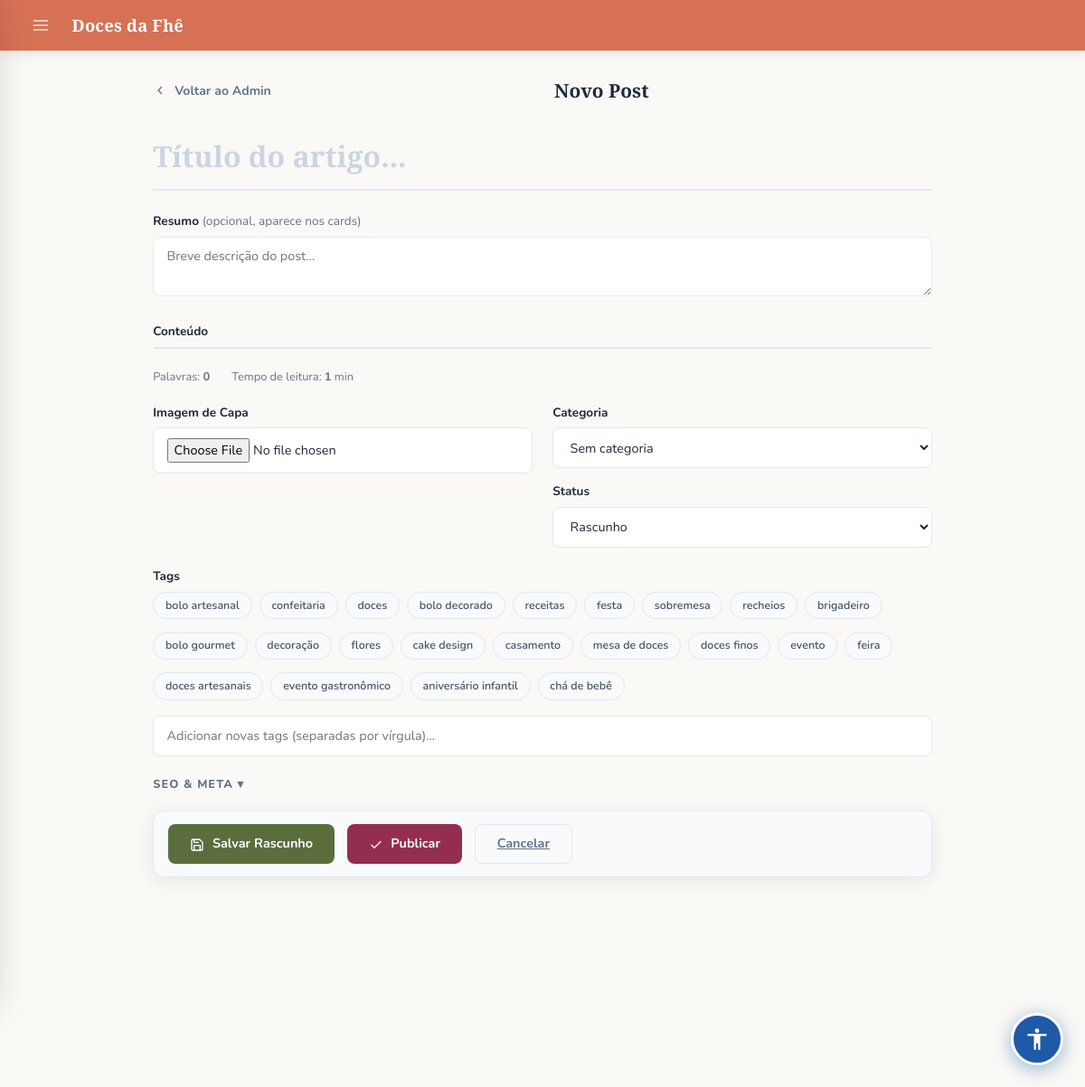
/blog/admin/novo (signed in), run on the app's committed database.
### models.py (models this page shows, shortened)
class SiteConfig(db.Model):
    __tablename__ = "site_config"
    id               = db.Column(db.Integer, primary_key=True)
    color_primary    = db.Column(db.String(20), default='#5B6D3D')
    color_secondary  = db.Column(db.String(20), default='#D67155')
    color_accent     = db.Column(db.String(20), default='#F3B651')
    color_dark       = db.Column(db.String(20), default='#932E50')
    color_bg         = db.Column(db.String(20), default='#FAF9F6')
    color_text       = db.Column(db.String(20), default='#2B2B2B')
    color_text_light = db.Column(db.String(20), default='#6B6B6B')
    auth_bg_color1   = db.Column(db.String(20), default='#e8eed8')
    auth_bg_color2   = db.Column(db.String(20), default='#8fa05a')
    font_title   = db.Column(db.String(100), default='Playfair Display')
    font_body    = db.Column(db.String(100), default='Nunito')
    font_size    = db.Column(db.String(10), default='16')
    title_weight = db.Column(db.String(10), default='700')
    body_weight  = db.Column(db.String(10), default='400')
    layout_mode   = db.Column(db.String(20), default='spacious')
    layout_width  = db.Column(db.String(20), default='centered')
    card_columns  = db.Column(db.Integer,    default=3)
    card_gap      = db.Column(db.Integer,    default=20)
    show_carousel = db.Column(db.Boolean,    default=True)
    btn_radius  = db.Column(db.String(10), default='12px')
    card_shadow = db.Column(db.String(10), default='medium')
    navbar_fixed = db.Column(db.Boolean, default=True)
    anim_enabled     = db.Column(db.Boolean, default=True)
    anim_intensity   = db.Column(db.String(10), default='medium')
    anim_duration    = db.Column(db.Integer,    default=220)
    anim_hover_style = db.Column(db.String(20), default='lift')
    site_name   = db.Column(db.String(100), default='Doces da Fhê')
    logo_url    = db.Column(db.String(255), nullable=True)
    logo_height     = db.Column(db.Integer, default=100)
    logo_fit        = db.Column(db.String(20), default='contain')
    carousel_height = db.Column(db.Integer, default=340)
    card_img_height = db.Column(db.Integer, default=200)
    card_radius     = db.Column(db.String(10), default='16px')
    flash_success   = db.Column(db.String(20), default='#ffffff')
    flash_error     = db.Column(db.String(20), default='#f8d7da')
    flash_info      = db.Column(db.String(20), default='#ffffff')
    new_badge_days  = db.Column(db.Integer, default=7)
    new_badge_ativo = db.Column(db.Boolean, default=True)
    blog_primary    = db.Column(db.String(20), default='#5B6D3D')
    blog_accent     = db.Column(db.String(20), default='#932E50')
    blog_bg         = db.Column(db.String(20), default='#f8fafc')
    blog_card_bg    = db.Column(db.String(20), default='#ffffff')
    blog_text       = db.Column(db.String(20), default='#1e293b')
    agenda_dias_arquivar = db.Column(db.Integer, default=30)
    updated_at      = db.Column(db.DateTime, default=datetime.utcnow, onupdate=datetime.utcnow)

class BlogTag(db.Model):
    __tablename__ = 'blog_tags'
    id = db.Column(db.Integer, primary_key=True)
    nome = db.Column(db.String(50), unique=True, nullable=False)
    slug = db.Column(db.String(50), unique=True, nullable=False)

### blog_routes.py (the view, shortened to what this page needs)
@blog_bp.route('/admin/novo', methods=['GET', 'POST'])
@_admin_required
def admin_novo():
    categorias = BlogCategoria.query.all()
    tags = BlogTag.query.all()
    return render_template('blog/editor.html',
                           post=None, categorias=categorias, tags=tags,
                           action=url_for('blog.admin_novo'))

### app.py (called while the page is built)
@login_manager.user_loader
def load_user(user_id):
    return User.query.get(int(user_id))

@app.context_processor
def inject_globals():
    if current_user.is_authenticated:
        total_itens = db.session.query(
            db.func.sum(CarrinhoItem.quantidade)
        ).filter_by(user_id=current_user.id).scalar() or 0
    else:
        total_itens = 0
    site_config = SiteConfig.query.first()
    return dict(carrinho_total=total_itens, site_config=site_config)

### blog_routes.py (called while the page is built)
def _admin_required(f):
    from functools import wraps
    @wraps(f)
    def decorated(*args, **kwargs):
        if not current_user.is_authenticated:
            flash('Faça login para continuar.', 'info')
            return redirect(url_for('login'))
        if not current_user.is_admin:
            flash('Acesso restrito a administradores.', 'error')
            return redirect(url_for('blog.index'))
        return f(*args, **kwargs)
    return decorated

### templates/blog/editor.html (shortened to what this page needs)
{% extends "admin/base.html" %}
{% block styles %}
<link rel="stylesheet" href="{{ url_for('static', filename='blog.css') }}">
<link href="https://cdn.quilljs.com/1.3.7/quill.snow.css" rel="stylesheet">
{% endblock %}
{% block content %}
<div class="editor-wrap">
  <div style="display:flex; align-items:center; justify-content:space-between; margin-bottom:1.5rem;">
    <a href="{{ url_for('blog.admin') }}" style="display:flex; align-items:center; gap:.5rem; color: var(--blog-muted); text-decoration:none; font-weight:700; font-size:.88rem;">
      <svg xmlns="http://www.w3.org/2000/svg" width="16" height="16" viewBox="0 0 24 24" fill="none" stroke="currentColor" stroke-width="2"><polyline points="15 18 9 12 15 6"/></svg>
      Voltar ao Admin
    </a>
    <h1 style="font-family:'Playfair Display',serif; font-size:1.3rem; font-weight:700; color:var(--blog-text); margin:0;">
      {% if post %}Editar Post{% else %}Novo Post{% endif %}
    </h1>
  </div>
  <form id="editorForm" method="post" action="{{ action }}" enctype="multipart/form-data">
    <input type="text" name="titulo" id="tituloInput" class="editor-title-input"
           placeholder="Título do artigo..."
           value="{{ post.titulo if post else '' }}" required>
    <div class="editor-field">
      <label for="resumoInput">Resumo <span style="color:var(--blog-muted); font-weight:400;">(opcional, aparece nos cards)</span></label>
      <textarea name="resumo" id="resumoInput" rows="2" placeholder="Breve descrição do post...">{{ post.resumo if post else '' }}</textarea>
    </div>
    <div class="editor-field">
      <label>Conteúdo</label>
      <div class="quill-editor-wrap">
      </div>
    </div>
    <div class="editor-stats">
      <span>Palavras: <strong id="wordCount">0</strong></span>
      <span>Tempo de leitura: <strong id="readTime">1</strong> min</span>
    </div>
    <div style="display: grid; grid-template-columns: 1fr 1fr; gap: 1.4rem;">
      <div class="editor-field">
        <label for="capaInput">Imagem de Capa</label>
        <input type="file" name="capa" id="capaInput" accept="image/*" onchange="adminOpenCropper(this, 'capaPreview')">
      </div>
      <div class="editor-field">
        <label for="categoriaSelect">Categoria</label>
        <select name="categoria_id" id="categoriaSelect">
          <option value="">Sem categoria</option>
        </select>
        <label for="statusSelect" style="margin-top: 1rem; display: block;">Status</label>
        <select name="status" id="statusSelect">
          <option value="rascunho" {% if not post or post.status == 'rascunho' %}selected{% endif %}>Rascunho</option>
        </select>
      </div>
    </div>
    <div class="editor-field">
      <label>Tags</label>
      {% if tags %}
      <div style="display:flex; flex-wrap:wrap; gap:.5rem; margin-bottom:.7rem;">
        {% for tag in tags %}
        <label style="cursor:pointer;">
          <span style="display:inline-block; padding:.3rem .8rem; border-radius:20px; font-size:.78rem; font-weight:600; border:1.5px solid #e2e8f0; background:{% if post and tag in post.tags %}var(--color-primary){% else %}#f8fafc{% endif %}; color:{% if post and tag in post.tags %}#fff{% else %}#475569{% endif %}; transition:all .15s; user-select:none;">{{ tag.nome }}</span>
        </label>
        {% endfor %}
      </div>
      {% endif %}
      <input type="text" name="novas_tags" placeholder="Adicionar novas tags (separadas por vírgula)...">
    </div>
    <div style="margin-bottom:1.2rem;">
      <div class="editor-section-title" style="margin-bottom:.75rem; cursor:pointer; user-select:none;" onclick="toggleSEO()">
        SEO &amp; Meta ▾
      </div>
    </div>
    <div class="editor-actions">
      <button type="submit" class="editor-btn editor-btn-primary" onclick="setStatus('rascunho')">
        Salvar Rascunho
      </button>
      <button type="submit" class="editor-btn editor-btn-accent" onclick="setStatus('publicado')">
        <svg xmlns="http://www.w3.org/2000/svg" width="16" height="16" viewBox="0 0 24 24" fill="none" stroke="currentColor" stroke-width="2" style="vertical-align:middle; margin-right:.3rem;"><polyline points="20 6 9 17 4 12"/></svg>
        Publicar
      </button>
      <a href="{{ url_for('blog.admin') }}" class="editor-btn editor-btn-ghost">Cancelar</a>
    </div>
  </form>
</div>
{% endblock %}

### templates/admin/base.html (shortened to what this page needs)
<!DOCTYPE html>
<html>
<head>
  <link href="https://cdn.jsdelivr.net/npm/bootstrap@5.3.0/dist/css/bootstrap.min.css" rel="stylesheet">
  <link rel="stylesheet" href="https://cdnjs.cloudflare.com/ajax/libs/cropperjs/1.6.1/cropper.min.css">
  {% block styles %}{% endblock %}
  <link rel="stylesheet" href="{{ url_for('dynamic_styles') }}">
  {% if not request.path.startswith('/admin') and request.path not in ['/login', '/signup', '/logout', '/forgot-password', '/change-password'] and not request.path.startswith('/reset-password') %}
  <link rel="stylesheet" href="{{ url_for('static', filename='accessibility.css') }}">
  {% endif %}
</head>
<body>
{% if current_user.is_authenticated and current_user.is_admin %}
<div class="topbar">
  <button class="topbar-menu-btn" id="drawerToggle" aria-label="Menu">
    <svg xmlns="http://www.w3.org/2000/svg" width="20" height="20" viewBox="0 0 24 24" fill="none"
         stroke="currentColor" stroke-width="2" stroke-linecap="round" stroke-linejoin="round">
      <line x1="3" y1="6"  x2="21" y2="6"/>
      <line x1="3" y1="12" x2="21" y2="12"/>
      <line x1="3" y1="18" x2="21" y2="18"/>
    </svg>
  </button>
  <span class="topbar-brand">{{ site_config.site_name if site_config else 'Doces da Fhê' }}</span>
</div>
{% endif %}
<div class="acc-content-wrap">
<main id="acc-main-content">
{% block content %}
{% endblock %}
</main>
</div>
{% if not request.path.startswith('/admin') and request.path not in ['/login', '/signup', '/logout', '/forgot-password', '/change-password'] and not request.path.startswith('/reset-password') %}
<label for="acc-open" class="acc-fab" role="button" aria-label="Abrir painel de acessibilidade" title="Acessibilidade">
  <svg xmlns="http://www.w3.org/2000/svg" width="28" height="28" viewBox="0 0 24 24" fill="currentColor">
    <path d="M12 2c1.1 0 2 .9 2 2s-.9 2-2 2-2-.9-2-2 .9-2 2-2zm9 7h-6v13h-2v-6h-2v6H9V9H3V7h18v2z"/>
  </svg>
</label>
{% endif %}
</body>
</html>

### static/blog.css (style rules this page uses)
:root { --blog-muted: #64748b; --blog-border: #e2e8f0; --blog-radius: 16px; --blog-shadow: 0 4px 20px rgba(0,0,0,.08); --blog-shadow-lg: 0 8px 32px rgba(0,0,0,.12); --blog-transition: .22s cubic-bezier(.4,0,.2,1); }
.editor-wrap { max-width: 900px; margin: 2rem auto; padding: 0 1.2rem 4rem; }
.editor-title-input { width: 100%; border: none; border-bottom: 2px solid var(--blog-border); padding: .75rem 0; font-family: 'Playfair Display', serif; font-size: 2rem; font-weight: 700; color: var(--blog-text); outline: none; background: transparent; margin-bottom: 1.5rem; transition: border-color var(--blog-transition); }
.editor-title-input::placeholder { color: #cbd5e1; }
.editor-section-title { font-size: .8rem; font-weight: 800; text-transform: uppercase; letter-spacing: .08em; color: var(--blog-muted); margin-bottom: .5rem; }
.editor-field { margin-bottom: 1.4rem; }
.editor-field label { display: block; font-size: .85rem; font-weight: 700; color: var(--blog-text); margin-bottom: .4rem; }
.editor-field input, .editor-field select, .editor-field textarea { width: 100%; border: 1.5px solid var(--blog-border); border-radius: 8px; padding: .65rem .9rem; font-family: 'Nunito', sans-serif; font-size: .9rem; outline: none; transition: border-color var(--blog-transition); color: var(--blog-text); background: #fff; }
.quill-editor-wrap { border: 1.5px solid var(--blog-border); border-radius: 10px; overflow: hidden; margin-bottom: 1.4rem; }
.editor-stats { font-size: .8rem; color: var(--blog-muted); display: flex; gap: 1.5rem; margin-bottom: 1.2rem; }
.editor-actions { display: flex; gap: .85rem; flex-wrap: wrap; position: sticky; bottom: 1rem; background: rgba(248, 250, 252, .95); backdrop-filter: blur(8px); padding: .85rem 1rem; border-radius: 12px; border: 1px solid var(--blog-border); box-shadow: var(--blog-shadow); z-index: 50; }
.editor-btn { padding: .65rem 1.5rem; border-radius: 8px; border: none; cursor: pointer; font-family: 'Nunito', sans-serif; font-size: .9rem; font-weight: 700; transition: all var(--blog-transition); }
.editor-btn-primary { background: var(--blog-primary); color: #fff; }
.editor-btn-accent { background: var(--blog-accent); color: #fff; }
.editor-btn-ghost { background: transparent; color: var(--blog-muted); border: 1.5px solid var(--blog-border); }

### static/accessibility.css (style rules this page uses)
:root { --acc-blue: #1E5AA8; --acc-blue-dark: #154080; --acc-blue-light: #dbeafe; }
.acc-fab { position: fixed; bottom: 24px; right: 24px; width: 58px; height: 58px; border-radius: 50%; background: var(--acc-blue); color: #fff; border: 3px solid #fff; cursor: pointer; z-index: 99990; box-shadow: 0 4px 20px rgba(30,90,168,.45); display: flex; align-items: center; justify-content: center; transition: transform .2s, background .2s, box-shadow .2s; user-select: none; }
.acc-content-wrap { min-height: 100vh; }

### templates/admin/base.html (style rules this page uses)
:root { --color-primary: #5B6D3D; --color-secondary: #D67155; --color-accent: #F3B651; --color-dark: #932E50; --color-bg: #F4F6FB; --color-white: #FFFFFF; --color-text: #1e293b; --color-muted: #64748b; --color-border: #e2e8f0; --sidebar-bg: #D67155; --sidebar-hover: rgba(255,255,255,.12); --sidebar-active: rgba(255,255,255,.2); --shadow-sm: 0 1px 4px rgba(0,0,0,.06); --shadow-md: 0 4px 12px rgba(0,0,0,.08); --shadow-lg: 0 8px 24px rgba(0,0,0,.12); --radius-sm: 6px; --radius-md: 10px; --radius-lg: 16px; }
*, *::before, *::after { box-sizing: border-box; }
body { font-family: 'Nunito', sans-serif !important; background: var(--color-bg); color: var(--color-text); margin: 0 !important; padding: 0 !important; }
.topbar { background: var(--color-secondary); padding: 0 1.6rem; height: 56px; display: flex; align-items: center; gap: 1rem; position: sticky; top: 0; z-index: 200; box-shadow: var(--shadow-md); }
.topbar-menu-btn { background: none; border: none; cursor: pointer; width: 38px; height: 38px; border-radius: 9px; display: flex; align-items: center; justify-content: center; color: rgba(255,255,255,.8); transition: background .15s, color .15s; flex-shrink: 0; }
.topbar-brand { font-family: 'Playfair Display', serif; font-size: 1.15rem; font-weight: 700; color: #fff; letter-spacing: .01em; }

### data on the page
SiteConfig: site_name "Doces da Fhê"
BlogTag: nome "bolo artesanal"
BlogTag: nome "confeitaria"
BlogTag: nome "doces"
BlogTag: nome "bolo decorado"
BlogTag: nome "receitas"
BlogTag: nome "festa"
BlogTag: nome "sobremesa"
BlogTag: nome "recheios"
BlogTag: nome "brigadeiro"
BlogTag: nome "bolo gourmet"
BlogTag: nome "decoração"
BlogTag: nome "flores"
BlogTag: nome "cake design"
BlogTag: nome "casamento"
BlogTag: nome "mesa de doces"
BlogTag: nome "doces finos"
BlogTag: nome "evento"
BlogTag: nome "feira"
BlogTag: nome "doces artesanais"
BlogTag: nome "evento gastronômico"
BlogTag: nome "aniversário infantil"
BlogTag: nome "chá de bebê"
